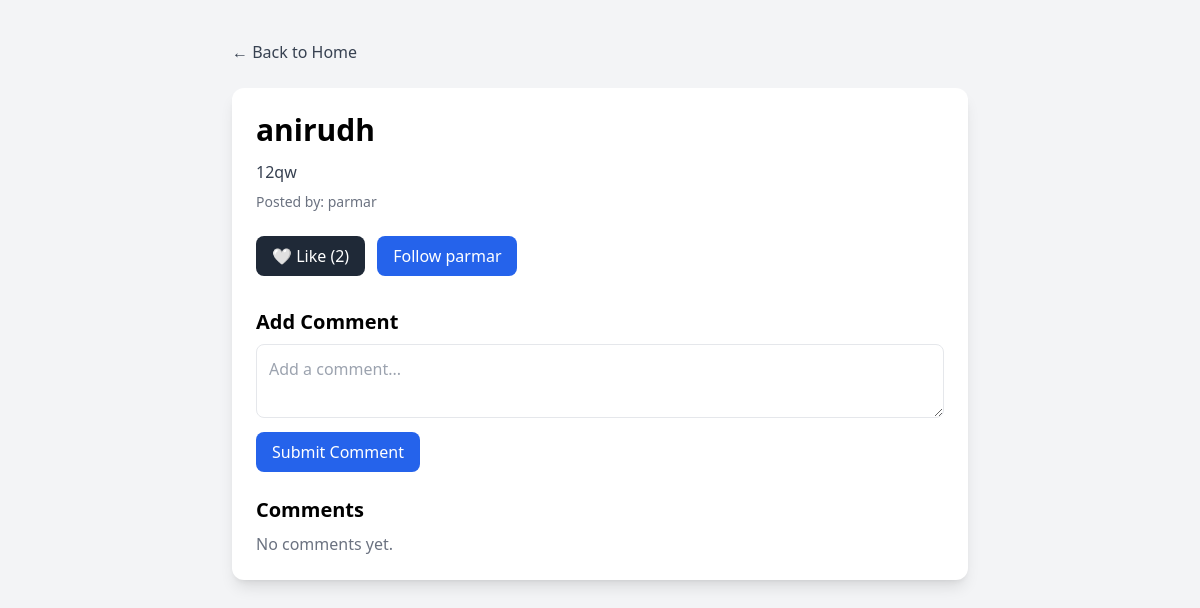
/post/5/, run on the app's committed database.
### insta/models.py (models this page shows, shortened)
class Post(models.Model):
    user = models.ForeignKey(settings.AUTH_USER_MODEL, on_delete=models.CASCADE)
    title = models.CharField(max_length=200)
    content = models.TextField()
    created_at = models.DateTimeField(auto_now_add=True)
    likes = models.ManyToManyField(settings.AUTH_USER_MODEL, related_name='liked_posts', blank=True)

### adminapp/models.py (models this page shows, shortened)
class User(AbstractUser):
    ROLE_CHOICES = (
        ('admin', 'Admin'),
        ('author', 'Author'),
        ('reader', 'Reader'),
    )
    role = models.CharField(max_length=10, choices=ROLE_CHOICES, default='reader')

### insta/views.py (the view, shortened to what this page needs)
# urls.py: path('post/<int:id>/', views.post_detail, name='post_detail'),
def post_detail(request, id):
    post = Post.objects.get(id=id)
    liked = False
    if request.user.is_authenticated:
        liked = request.user in post.likes.all()
    context = {'post': post, 'liked': liked}
    return render(request, 'post_detail.html', context)

### insta/templates/post_detail.html (shortened to what this page needs)
<!DOCTYPE html>
<html lang="en">
<head>
    <script src="https://cdn.tailwindcss.com"></script>
</head>
<body class="min-h-screen bg-gray-100 py-10">
    <div class="max-w-3xl mx-auto px-4">
        <a href="{% url 'insta:home' %}" class="inline-block mb-6 text-gray-700 hover:text-black">
            ← Back to Home
        </a>
        <article class="bg-white shadow-lg rounded-xl p-6">
            <h1 class="text-3xl font-bold">{{ post.title }}</h1>
            <p class="mt-3 text-gray-700">{{ post.content }}</p>
            <p class="mt-2 text-sm text-gray-500">Posted by: {{ post.user.username }}</p>
            <div class="mt-6 flex items-center gap-3">
                <a href="{% url 'insta:like' post.id %}">
                    {% if request.user in post.likes.all %}
                    <button class="bg-red-500 text-white px-4 py-2 rounded-lg">
                        ❤️ Unlike ({{ post.likes.count }})
                    </button>
                    {% else %}
                    <button class="bg-gray-800 text-white px-4 py-2 rounded-lg">
                        🤍 Like ({{ post.likes.count }})
                    </button>
                    {% endif %}
                </a>
                <a href="{% url 'insta:follow_toggle' post.user.id %}">
                    {% if is_following %}
                    <button class="bg-red-600 text-white px-4 py-2 rounded-lg">
                        Unfollow {{ post.user.username }}
                    </button>
                    {% else %}
                    <button class="bg-blue-600 text-white px-4 py-2 rounded-lg">
                        Follow {{ post.user.username }}
                    </button>
                    {% endif %}
                </a>
            </div>
            <h2 class="text-xl mt-8 font-semibold">Add Comment</h2>
            <form action="{% url 'insta:add_comment' post.id %}" method="POST" class="mt-2">
                <textarea name="comment" class="w-full border p-3 rounded-lg" placeholder="Add a comment..."></textarea>
                <button class="bg-blue-600 text-white px-4 py-2 rounded-lg mt-2">
                    Submit Comment
                </button>
            </form>
            <h2 class="text-xl font-semibold mt-6">Comments</h2>
            {% for c in post.comments.all %}
            <div class="border rounded p-3 mt-3 bg-gray-50">
                <p class="font-semibold">{{ c.user.username }}</p>
                <p>{{ c.text }}</p>
                {% if c.user == request.user %}
                <a href="{% url 'insta:edit_comment' c.id %}" class="text-blue-600 text-sm">Edit</a> |
                <a href="{% url 'insta:delete_comment' c.id %}" class="text-red-600 text-sm">Delete</a>
                <a href="{% url 'insta:post_detail' post.id %}">View Post</a>
                {% endif %}
            </div>
            {% empty %}
            <p class="text-gray-500 mt-2">No comments yet.</p>
            {% endfor %}
        </article>
    </div>
</body>
</html>

### data on the page
Post: title "anirudh", content "12qw", user.username "parmar", likes.count "2"
